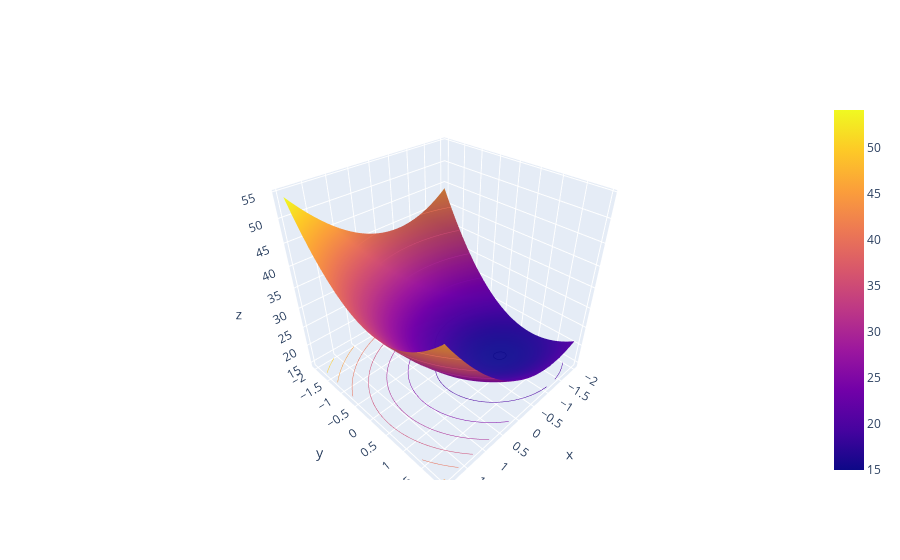

Notebook code for this chart:
### Code cell
fig = go.Figure(data=[go.Surface(x=betas, y=betas, z=zs)])
fig.update_traces(contours_z=dict(
    show=True,
    usecolormap=True,
    highlightcolor="limegreen",
    project_z=True))

### Figure 1 — Plotly figure (JSON) as saved in the notebook; plotly's stock layout.template omitted (floating-point values rounded to 4 significant figures; data arrays with more than 128 entries replaced by an {"elided": "..."} marker saying what was removed)
{"data": [{"contours": {"z": {"highlightcolor": "limegreen", "project": {"z": true}, "show": true, "usecolormap": true}}, "type": "surface", "x": [-2, -1.95, -1.9, -1.85, -1.8, -1.75, -1.7, -1.65, -1.6, -1.55, -1.5, -1.45, -1.4, -1.35, -1.3, -1.25, -1.2, -1.15, -1.1, -1.05, -1.0, -0.95, -0.9, -0.85, -0.8, -0.75, -0.7, -0.65, -0.6, -0.55, -0.5, -0.45, -0.4, -0.35, -0.3, -0.25, -0.2, -0.15, -0.1, -0.05, -7.823e-07, 0.05, 0.1, 0.15, 0.2, 0.25, 0.3, 0.35, 0.4, 0.45, 0.5, 0.55, 0.6, 0.65, 0.7, 0.75, 0.8, 0.85, 0.9, 0.95, 1.0, 1.05, 1.1, 1.15, 1.2, 1.25, 1.3, 1.35, 1.4, 1.45, 1.5, 1.55, 1.6, 1.65, 1.7, 1.75, 1.8, 1.85, 1.9, 1.95], "y": [-2, -1.95, -1.9, -1.85, -1.8, -1.75, -1.7, -1.65, -1.6, -1.55, -1.5, -1.45, -1.4, -1.35, -1.3, -1.25, -1.2, -1.15, -1.1, -1.05, -1.0, -0.95, -0.9, -0.85, -0.8, -0.75, -0.7, -0.65, -0.6, -0.55, -0.5, -0.45, -0.4, -0.35, -0.3, -0.25, -0.2, -0.15, -0.1, -0.05, -7.823e-07, 0.05, 0.1, 0.15, 0.2, 0.25, 0.3, 0.35, 0.4, 0.45, 0.5, 0.55, 0.6, 0.65, 0.7, 0.75, 0.8, 0.85, 0.9, 0.95, 1.0, 1.05, 1.1, 1.15, 1.2, 1.25, 1.3, 1.35, 1.4, 1.45, 1.5, 1.55, 1.6, 1.65, 1.7, 1.75, 1.8, 1.85, 1.9, 1.95], "z": {"elided": "80x80 float values"}}], "layout": {}}
